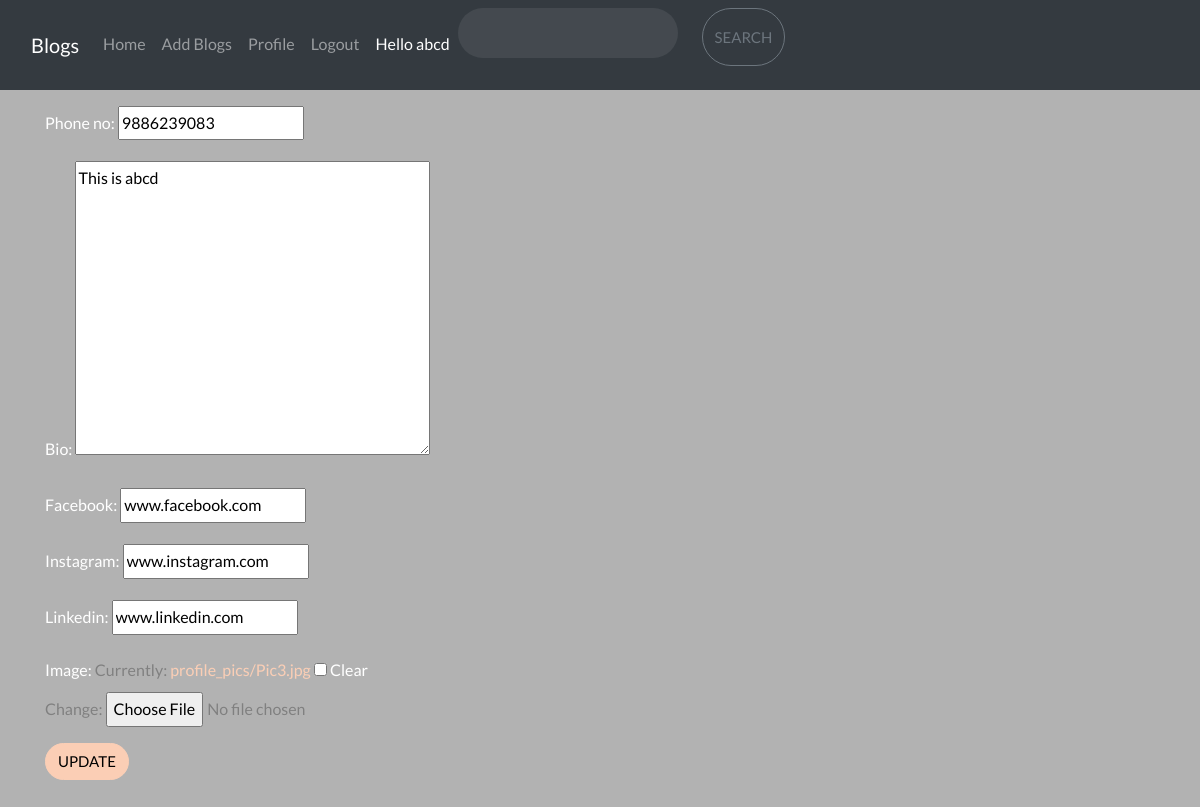
Screenshot of /edit_profile/ (signed in) with the database file from the repository.
### home/models.py (models this page shows, shortened)
class Profile(models.Model):
    user = models.OneToOneField(User, on_delete=models.CASCADE, blank=True, null=True)
    image = models.ImageField(upload_to="profile_pics", blank=True, null=True)
    bio = models.TextField(blank=True, null=True)
    phone_no = models.IntegerField(blank=True, null=True)
    facebook = models.CharField(max_length=300, blank=True, null=True)
    instagram = models.CharField(max_length=300, blank=True, null=True)
    linkedin = models.CharField(max_length=300, blank=True, null=True)

### home/views.py (the view)
# urls.py: path("edit_profile/", views.edit_profile, name="edit_profile"),
def edit_profile(request):
    try:
        profile = request.user.profile
    except Profile.DoesNotExist:
        profile = Profile(user=request.user)
    if request.method=="POST":
        form = ProfileForm(data=request.POST, files=request.FILES, instance=profile)
        if form.is_valid():
            form.save()
            alert = True
            return render(request, "edit_profile.html", {'alert':alert})
    else:
        form=ProfileForm(instance=profile)
    return render(request, "edit_profile.html", {'form':form})

### home/forms.py
class ProfileForm(forms.ModelForm):
    class Meta:
        model = Profile
        fields = ('phone_no', 'bio', 'facebook', 'instagram', 'linkedin', 'image', )

### home/templates/edit_profile.html (shortened to what this page needs)
{% extends 'base.html' %}
{% block body %}
{% load static %}
<html>
<head>
    <link rel="stylesheet" href="{% static 'style.css' %}">
</head>
<body>
        <form action="/edit_profile/" enctype="multipart/form-data" method="POST"> {% csrf_token %}
    <div class="container mt-3">
   {{ form.as_p }}
        <button type="submit" class="btn btn-primary">Update</button>
    </div>
</form>
{% endblock %}

### home/templates/base.html (shortened to what this page needs)
{% load static %}
<html lang="en">
  <head>
    <link href="http://maxcdn.bootstrapcdn.com/bootstrap/4.1.1/css/bootstrap.min.css" rel="stylesheet" id="bootstrap-css">
    <link href="https://cdn.jsdelivr.net/npm/bootstrap@5.0.2/dist/css/bootstrap.min.css" rel="stylesheet">
    <link rel="stylesheet" href="https://maxcdn.bootstrapcdn.com/bootstrap/4.0.0/css/bootstrap.min.css">
    <link rel="stylesheet" href="https://stackpath.bootstrapcdn.com/font-awesome/4.7.0/css/font-awesome.min.css">
    <link rel="stylesheet" href="{% static 'style.css' %}">
    </head>
  </head>
  <body >
    <nav class="navbar navbar-expand-lg navbar-dark bg-dark sticky-top">
        <div class="container-fluid">
          <a class="navbar-brand" href="#">Blogs</a>
          <div class="collapse navbar-collapse" id="navbarSupportedContent">
          <div class="container5">
            <ul class="navbar-nav me-auto mb-2 mb-lg-0">
              <li class="nav-item">
                <a class="nav-link {% block homeactive %} {% endblock homeactive %}" aria-current="page" href="/">Home</a>
              </li>
              {% if user.is_authenticated %}
              <li class="nav-item">
                <a class="nav-link {% block add_blogs_active %} {% endblock add_blogs_active %}" href="/add_blogs/">Add Blogs</a>
              </li>
              <li class="nav-item">
                <a class="nav-link {% block profileactive %} {% endblock profileactive %}" href="/profile/">Profile</a>
              </li>
              <li class="nav-item">
                <a class="nav-link" href="/logout/">Logout</a>
              </li>
              <li class="nav-item">
                <a class="nav-link active" href="#">Hello {{request.user}}</a>
              </li>
              {% endif %}
            </ul>
            </div>
            <form class="d-flex" method="POST" action="/search/"> {% csrf_token %}
          <input class="form-control me-2" type="search"  name="searched" id="searched" aria-label="Search">&emsp;
              <button href="/search/" class="btn btn-outline-secondary" type="submit">Search</button>
              <br><br>
            </form>
          </div>
        </div>
      </nav>
      {% block body %}
      {% endblock %}
    <br>
    <br>
    <br>
</body>
</html>

### home/templates/edit_profile.html (style rules this page uses)
label { color:white; }

### rows the page displays
Profile: phone_no "9886239083", bio "This is abcd", facebook "www.facebook.com", instagram "www.instagram.com", linkedin "www.linkedin.com"

### other values shown
{{ request.user }} "abcd"
